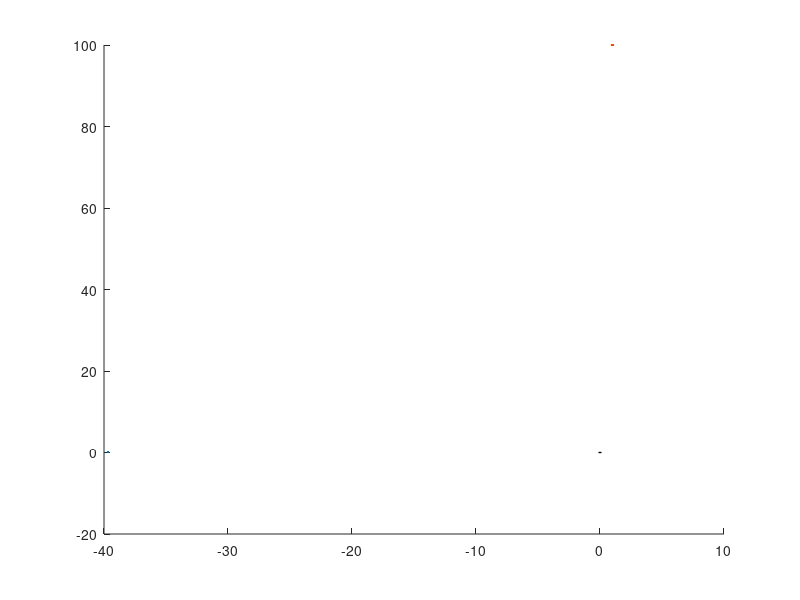

Here is the MATLAB script that generated this plot: (Note: this script raises an error after producing the figure.)
clc
close all

% rectangular body
V = 0.05*[2 1;...
    2 -1;...
    -2 -1;...
    -2 1];
F = 1:length(V);

f = figure();
ax = gca;
robot_transform = hgtransform('Parent',ax); 

body_patch = patch('Parent',robot_transform,'Faces',F,'Vertices',V,'EdgeColor','k','FaceColor','b','FaceAlpha',0.75);
r = 0.03;
prop1_patch = drawCircle(robot_transform,0.1-r,0.05+r,r,100);
prop2_patch = drawCircle(robot_transform,0.1-r,-0.05-r,r,100);
prop3_patch = drawCircle(robot_transform,-0.1+r,-0.05-r,r,100);
prop4_patch = drawCircle(robot_transform,-0.1+r,0.05+r,r,100);

set(gca,'YDir','reverse')
axis("equal")

%ultrasonic sensor lines
ult1_line = plot([0, 100*cos(pi/6)],[0, 100*sin(pi/6)],'Parent',robot_transform,'Color','r','LineStyle','-','Marker','none','Tag','ult1');
ult2_line = plot([0, 100*cos(0)],[0, 100*sin(0)],'Parent',robot_transform,'Color','r','LineStyle','-','Marker','none','Tag','ult2');
ult3_line = plot([0, 100*cos(-pi/6)],[0, 100*sin(-pi/6)],'Parent',robot_transform,'Color','r','LineStyle','-','Marker','none','Tag','ult3');

%save the transform for later use, note that you will have to reparent it
%to an axis after loading it
save(fullfile(prj_path_list.assets_path,'robot_transform.mat'),'robot_transform','-mat')
function p = drawCircle(parent,x,y,r,N)
%helper function to draw the thrusters

    V = zeros(N,2); %Vertices
    F = 1:length(V); %Faces
    
    %calculate the location of N points around a circle
    for k = 1:N
        xk = r*cos(2*pi*(k-1)/N);
        yk = r*sin(2*pi*(k-1)/N);
        V(k,1) = xk + x;
        V(k,2) = yk + y;
    end
    
    p = patch('Parent',parent,'Faces',F,'Vertices',V,'EdgeColor','k','FaceColor','b','FaceAlpha',0.75);

end
